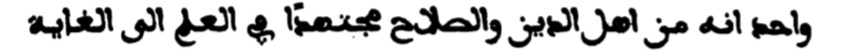
#> input picture data/interim/LINES KHALIL/segment_no_5_expl.jpg, 861 x 51 px
$ jupyter execute 2.0-word_segmentation.ipynb
#> lines starting #> are read from the running program, lines starting #| are printed output that depends on the picture
#> further down, image_proportion is the input picture: shape (51, 861, 3); min 0, max 255, mean 203.6
[cell 1]
import cv2
import numpy as np
import os
import matplotlib.pyplot as plt
from PIL import Image

SEGMENTED_FILE = '../data/interim/LINES KHALIL/segment_no_5_expl.jpg'

[cell 2]
def shift(img, m=-0.5):
#> called with m = -0.3
    width, height = img.size
#> width = 861; height = 51
    xshift = abs(m)*width/20
#> xshift = 12.92
    new_width = width + int(round(xshift))
#> new_width = 874
    img = img.transform((new_width, height), Image.AFFINE,
            (1, m, -xshift if m > 0 else 0, 0, 1, 0), Image.BICUBIC)
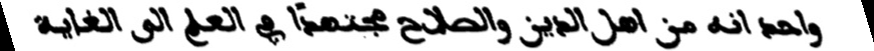
#> img: PIL image 874x51 L; min 0, max 255, mean 200.3
    return(np.array(img)[:, 20:-20])
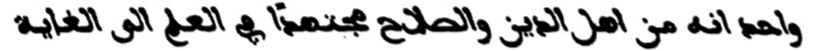
#> returned value: shape (51, 834); min 0, max 255, mean 201.7

[cell 3]
image_proportion = cv2.imread(SEGMENTED_FILE)
image_proportion = cv2.cvtColor(image_proportion, cv2.COLOR_RGB2GRAY)

[cell 4]
plt.imshow(image_proportion)

[cell 5]
image_proportion = shift(Image.fromarray(image_proportion), -0.3)
plt.imshow(image_proportion)

[cell 6]
hist = 255-image_proportion.mean(axis=0)
#> hist = 834 values, max 151.9 at index 170, min 0 at index 0, mean 53.31
interruption = hist > 20

[cell 7]
plt.plot(interruption)
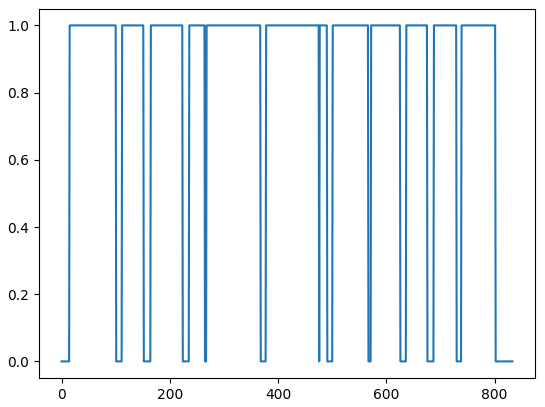
#> figure drawn by matplotlib, 1 panel; curve peaks at x = 15, y = 1

[cell 8]
mask = image_proportion * interruption
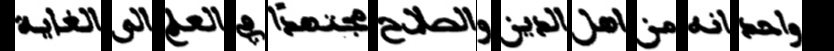
#> mask: shape (51, 834); min 0, max 255, mean 158.1

[cell 9]
fg = cv2.bitwise_or(image_proportion, image_proportion, mask=mask)

[cell 10]
plt.imshow(fg)

[cell 11]
filter = np.array([-1, 1])
conv = np.convolve(interruption, filter)
#> conv = 835 values, max 1 at index 101, min -1 at index 15, mean 0
plt.plot(conv)
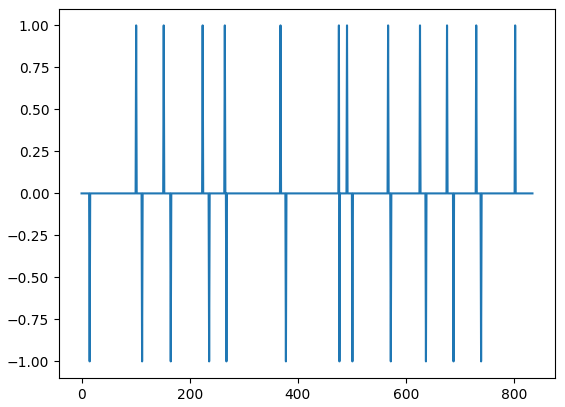
#> figure drawn by matplotlib, 1 panel; curve peaks at x = 101, y = 1

$ run again, with data/interim/LINES KHALIL/segment_no_0_expl.jpg copied over data/interim/LINES KHALIL/segment_no_5_expl.jpg
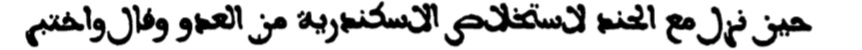
#> input picture data/interim/LINES KHALIL/segment_no_0_expl.jpg, 862 x 50 px
#> image_proportion is the input picture: shape (50, 862, 3); min 0, max 255, mean 202.7
#> image_proportion: shape (50, 862)
#> hist = 835 values, max 137.2 at index 118, min 0 at index 0, mean 54.26
#> `mask = image_proportion * interruption`:
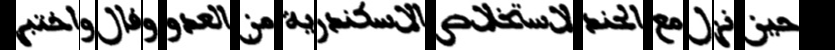
#> mask: shape (50, 835); min 0, max 255, mean 158.8
#> conv = 836 values, max 1 at index 79, min -1 at index 16, mean 0
#> `[cell 11] filter = np.array([-1, 1]) conv = np.convolve(interruption, ..`:
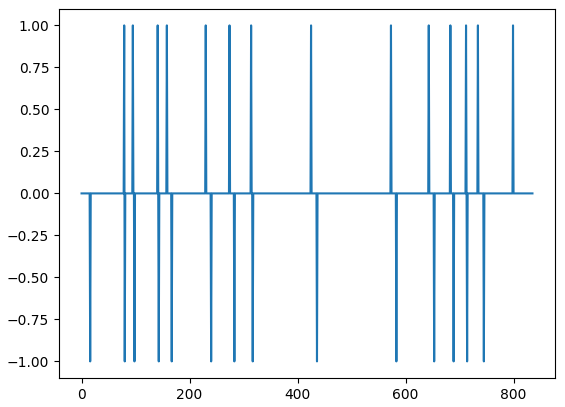
#> figure drawn by matplotlib, 1 panel; curve peaks at x = 79, y = 1

$ run again, with data/interim/LINES KHALIL/segment_no_1_expl.jpg copied over data/interim/LINES KHALIL/segment_no_5_expl.jpg
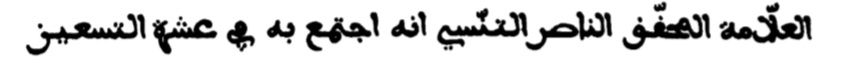
#> input picture data/interim/LINES KHALIL/segment_no_1_expl.jpg, 861 x 57 px
#> image_proportion is the input picture: shape (57, 861, 3); min 0, max 255, mean 209.2
#> image_proportion: shape (57, 861)
#> hist = 834 values, max 134 at index 759, min 0 at index 0, mean 47.44
#> `mask = image_proportion * interruption`:
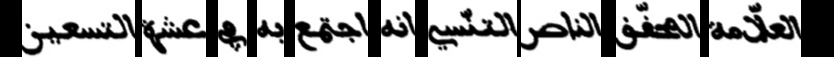
#> mask: shape (57, 834); min 0, max 255, mean 162.5
#> conv = 835 values, max 1 at index 135, min -1 at index 22, mean 0
#> `[cell 11] filter = np.array([-1, 1]) conv = np.convolve(interruption, ..`:
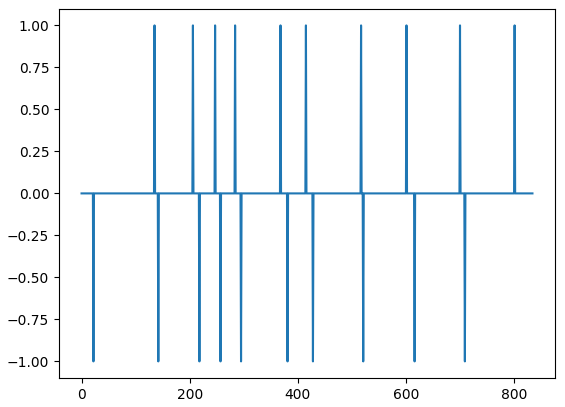
#> figure drawn by matplotlib, 1 panel; curve peaks at x = 135, y = 1

$ run again, with data/interim/LINES KHALIL/segment_no_2_expl.jpg copied over data/interim/LINES KHALIL/segment_no_5_expl.jpg
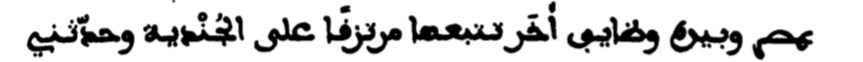
#> input picture data/interim/LINES KHALIL/segment_no_2_expl.jpg, 863 x 62 px
#> image_proportion is the input picture: shape (62, 863, 3); min 0, max 255, mean 212.8
#> image_proportion: shape (62, 863)
#> hist = 836 values, max 104.3 at index 331, min 0 at index 0, mean 43.73
#> `mask = image_proportion * interruption`:
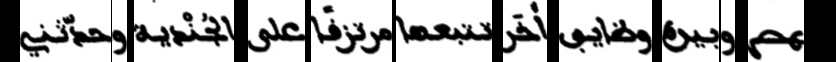
#> mask: shape (62, 836); min 0, max 255, mean 171.6
#> conv = 837 values, max 1 at index 111, min -1 at index 20, mean 0
#> `[cell 11] filter = np.array([-1, 1]) conv = np.convolve(interruption, ..`:
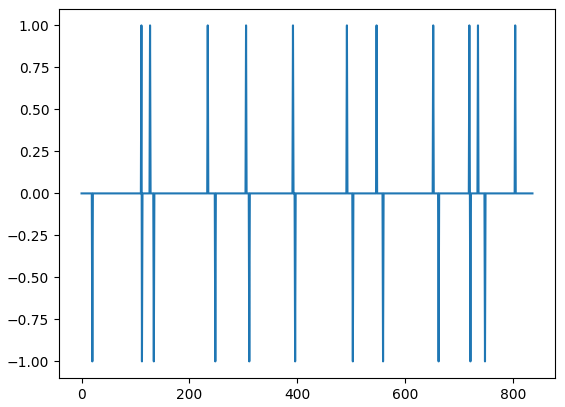
#> figure drawn by matplotlib, 1 panel; curve peaks at x = 111, y = 1
